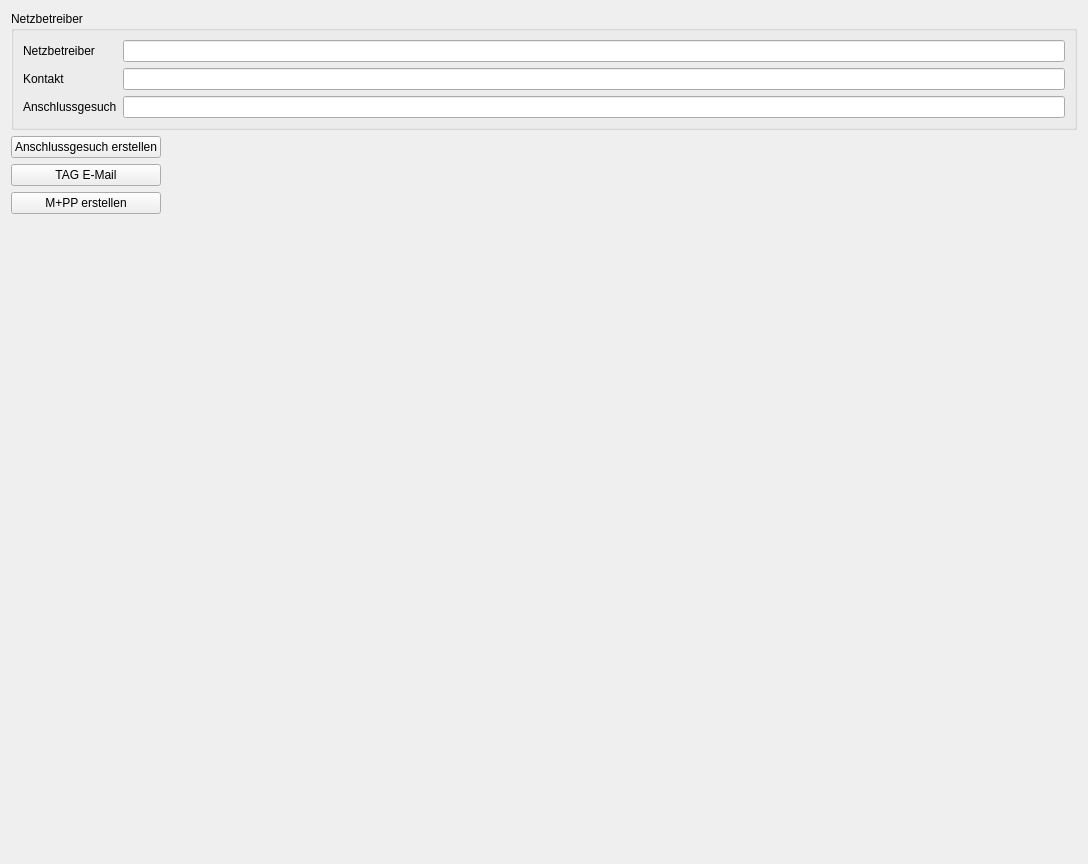
<?xml version="1.0" encoding="UTF-8"?>
<ui version="4.0">
 <class>PowerCompany</class>
 <widget class="QWidget" name="PowerCompany">
  <property name="geometry">
   <rect>
    <x>0</x>
    <y>0</y>
    <width>1088</width>
    <height>864</height>
   </rect>
  </property>
  <property name="windowTitle">
   <string>Form</string>
  </property>
  <layout class="QVBoxLayout" name="verticalLayout">
   <item>
    <widget class="QGroupBox" name="groupBox_5">
     <property name="sizePolicy">
      <sizepolicy hsizetype="Preferred" vsizetype="Fixed">
       <horstretch>0</horstretch>
       <verstretch>0</verstretch>
      </sizepolicy>
     </property>
     <property name="title">
      <string>Netzbetreiber</string>
     </property>
     <layout class="QFormLayout" name="formLayout_7">
      <item row="0" column="0">
       <widget class="QLabel" name="label_24">
        <property name="text">
         <string>Netzbetreiber</string>
        </property>
       </widget>
      </item>
      <item row="0" column="1">
       <widget class="QLineEdit" name="obj_name">
        <property name="text">
         <string/>
        </property>
        <property name="readOnly">
         <bool>true</bool>
        </property>
       </widget>
      </item>
      <item row="1" column="0">
       <widget class="QLabel" name="label_28">
        <property name="text">
         <string>Kontakt</string>
        </property>
       </widget>
      </item>
      <item row="1" column="1">
       <widget class="QLineEdit" name="evu_3">
        <property name="text">
         <string/>
        </property>
        <property name="readOnly">
         <bool>true</bool>
        </property>
       </widget>
      </item>
      <item row="2" column="0">
       <widget class="QLabel" name="label_27">
        <property name="text">
         <string>Anschlussgesuch</string>
        </property>
       </widget>
      </item>
      <item row="2" column="1">
       <widget class="QLineEdit" name="obj_tagContact_email">
        <property name="text">
         <string/>
        </property>
        <property name="readOnly">
         <bool>true</bool>
        </property>
       </widget>
      </item>
     </layout>
    </widget>
   </item>
   <item>
    <layout class="QGridLayout" name="gridLayout_7">
     <item row="1" column="0">
      <widget class="QPushButton" name="composeTagEmail">
       <property name="text">
        <string>TAG E-Mail</string>
       </property>
      </widget>
     </item>
     <item row="2" column="0">
      <widget class="QPushButton" name="createMundpp">
       <property name="text">
        <string>M+PP erstellen</string>
       </property>
      </widget>
     </item>
     <item row="0" column="0">
      <widget class="QPushButton" name="createTag">
       <property name="text">
        <string>Anschlussgesuch erstellen</string>
       </property>
      </widget>
     </item>
     <item row="0" column="1" rowspan="3">
      <widget class="QFrame" name="frame_10">
       <property name="sizePolicy">
        <sizepolicy hsizetype="Expanding" vsizetype="Preferred">
         <horstretch>0</horstretch>
         <verstretch>0</verstretch>
        </sizepolicy>
       </property>
       <property name="frameShape">
        <enum>QFrame::NoFrame</enum>
       </property>
       <property name="frameShadow">
        <enum>QFrame::Raised</enum>
       </property>
      </widget>
     </item>
     <item row="3" column="0">
      <widget class="QFrame" name="frame_11">
       <property name="frameShape">
        <enum>QFrame::NoFrame</enum>
       </property>
       <property name="frameShadow">
        <enum>QFrame::Raised</enum>
       </property>
      </widget>
     </item>
    </layout>
   </item>
  </layout>
 </widget>
 <resources/>
 <connections/>
</ui>
